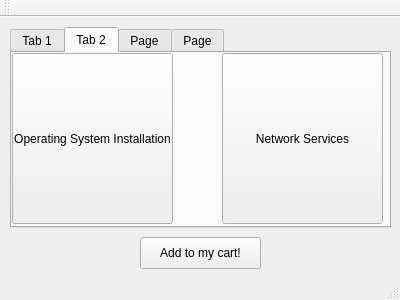
<?xml version="1.0" encoding="UTF-8"?>
<ui version="4.0">
 <class>MainWindow</class>
 <widget class="QMainWindow" name="MainWindow">
  <property name="geometry">
   <rect>
    <x>0</x>
    <y>0</y>
    <width>400</width>
    <height>300</height>
   </rect>
  </property>
  <property name="windowTitle">
   <string>MainWindow</string>
  </property>
  <widget class="QWidget" name="centralWidget">
   <widget class="QTabWidget" name="tabWidget">
    <property name="geometry">
     <rect>
      <x>10</x>
      <y>10</y>
      <width>381</width>
      <height>201</height>
     </rect>
    </property>
    <property name="currentIndex">
     <number>1</number>
    </property>
    <widget class="QWidget" name="hardwareTab">
     <attribute name="title">
      <string>Tab 1</string>
     </attribute>
     <widget class="QComboBox" name="categoryComboBox">
      <property name="geometry">
       <rect>
        <x>10</x>
        <y>30</y>
        <width>181</width>
        <height>26</height>
       </rect>
      </property>
      <property name="toolTip">
       <string>category</string>
      </property>
     </widget>
     <widget class="QLabel" name="categoryLabel">
      <property name="geometry">
       <rect>
        <x>10</x>
        <y>10</y>
        <width>59</width>
        <height>16</height>
       </rect>
      </property>
      <property name="text">
       <string>Category:</string>
      </property>
     </widget>
     <widget class="QListWidget" name="productList">
      <property name="geometry">
       <rect>
        <x>10</x>
        <y>60</y>
        <width>361</width>
        <height>91</height>
       </rect>
      </property>
     </widget>
    </widget>
    <widget class="QWidget" name="serviceTab">
     <attribute name="title">
      <string>Tab 2</string>
     </attribute>
     <widget class="QPushButton" name="osInstallButton">
      <property name="geometry">
       <rect>
        <x>0</x>
        <y>0</y>
        <width>161</width>
        <height>171</height>
       </rect>
      </property>
      <property name="font">
       <font>
        <pointsize>9</pointsize>
       </font>
      </property>
      <property name="text">
       <string>Operating System Installation</string>
      </property>
     </widget>
     <widget class="QPushButton" name="networkServiceButton">
      <property name="geometry">
       <rect>
        <x>210</x>
        <y>0</y>
        <width>161</width>
        <height>171</height>
       </rect>
      </property>
      <property name="text">
       <string>Network Services</string>
      </property>
     </widget>
    </widget>
    <widget class="QWidget" name="configureTab">
     <attribute name="title">
      <string>Page</string>
     </attribute>
    </widget>
    <widget class="QWidget" name="cartTab">
     <attribute name="title">
      <string>Page</string>
     </attribute>
    </widget>
   </widget>
   <widget class="QPushButton" name="orderButton">
    <property name="geometry">
     <rect>
      <x>140</x>
      <y>220</y>
      <width>121</width>
      <height>32</height>
     </rect>
    </property>
    <property name="text">
     <string>Add to my cart!</string>
    </property>
   </widget>
  </widget>
  <widget class="QMenuBar" name="menuBar">
   <property name="geometry">
    <rect>
     <x>0</x>
     <y>0</y>
     <width>400</width>
     <height>22</height>
    </rect>
   </property>
  </widget>
  <widget class="QToolBar" name="mainToolBar">
   <attribute name="toolBarArea">
    <enum>TopToolBarArea</enum>
   </attribute>
   <attribute name="toolBarBreak">
    <bool>false</bool>
   </attribute>
  </widget>
  <widget class="QStatusBar" name="statusBar"/>
 </widget>
 <layoutdefault spacing="6" margin="11"/>
 <resources/>
 <connections/>
</ui>
